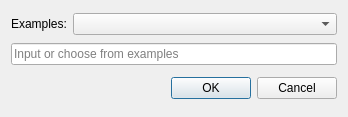
<?xml version="1.0" encoding="UTF-8"?>
<ui version="4.0">
 <class>urlDialog</class>
 <widget class="QDialog" name="urlDialog">
  <property name="geometry">
   <rect>
    <x>0</x>
    <y>0</y>
    <width>348</width>
    <height>117</height>
   </rect>
  </property>
  <property name="windowTitle">
   <string>URL</string>
  </property>
  <layout class="QVBoxLayout" name="verticalLayout">
   <item>
    <layout class="QHBoxLayout" name="horizontalLayout">
     <item>
      <widget class="QLabel" name="label">
       <property name="sizePolicy">
        <sizepolicy hsizetype="Fixed" vsizetype="Preferred">
         <horstretch>0</horstretch>
         <verstretch>0</verstretch>
        </sizepolicy>
       </property>
       <property name="text">
        <string>Examples:</string>
       </property>
      </widget>
     </item>
     <item>
      <widget class="QComboBox" name="comboBox"/>
     </item>
    </layout>
   </item>
   <item>
    <widget class="QLineEdit" name="urlEdit">
     <property name="placeholderText">
      <string>Input or choose from examples</string>
     </property>
    </widget>
   </item>
   <item>
    <layout class="QHBoxLayout">
     <property name="spacing">
      <number>6</number>
     </property>
     <property name="leftMargin">
      <number>0</number>
     </property>
     <property name="topMargin">
      <number>0</number>
     </property>
     <property name="rightMargin">
      <number>0</number>
     </property>
     <property name="bottomMargin">
      <number>0</number>
     </property>
     <item>
      <spacer>
       <property name="orientation">
        <enum>Qt::Horizontal</enum>
       </property>
       <property name="sizeHint" stdset="0">
        <size>
         <width>131</width>
         <height>31</height>
        </size>
       </property>
      </spacer>
     </item>
     <item>
      <widget class="QPushButton" name="okButton">
       <property name="text">
        <string>OK</string>
       </property>
      </widget>
     </item>
     <item>
      <widget class="QPushButton" name="cancelButton">
       <property name="text">
        <string>Cancel</string>
       </property>
      </widget>
     </item>
    </layout>
   </item>
  </layout>
 </widget>
 <resources/>
 <connections>
  <connection>
   <sender>okButton</sender>
   <signal>clicked()</signal>
   <receiver>urlDialog</receiver>
   <slot>accept()</slot>
   <hints>
    <hint type="sourcelabel">
     <x>278</x>
     <y>253</y>
    </hint>
    <hint type="destinationlabel">
     <x>96</x>
     <y>254</y>
    </hint>
   </hints>
  </connection>
  <connection>
   <sender>cancelButton</sender>
   <signal>clicked()</signal>
   <receiver>urlDialog</receiver>
   <slot>reject()</slot>
   <hints>
    <hint type="sourcelabel">
     <x>369</x>
     <y>253</y>
    </hint>
    <hint type="destinationlabel">
     <x>179</x>
     <y>282</y>
    </hint>
   </hints>
  </connection>
 </connections>
</ui>
